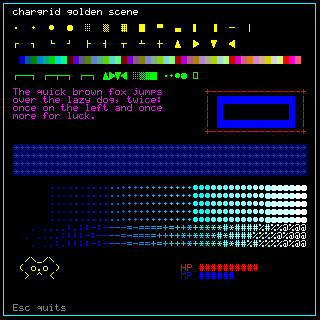
#> input picture tests/e2e/fixtures/chargrid/scene.png, 320 x 320 px
$ python img_to_c.py ../tests/e2e/fixtures/chargrid/scene.png out.png
#> lines starting #> are read from the running program, lines starting #| are printed output that depends on the picture
#!/usr/bin/env python3
"""
img_to_c.py — Convert an image to an RGB565 C header (LOGO_W, LOGO_H, logo_data).

Usage:
    python tools/img_to_c.py <input_image> <output_header>

Arguments:
    input_image    PNG, JPG, BMP, or any Pillow-supported format
    output_header  Destination .h file (required)

Requirements:
    pip install pillow

Notes:
    - Images larger than 200×200 are scaled down, preserving aspect ratio.
    - Transparent pixels are composited onto a black background.
    - Output is RGB565 in host byte order, matching the RGB565() macro in display.h.
    - After generating, rebuild with: make -j4 (from the build/ directory).
"""

import sys
from pathlib import Path

try:
    from PIL import Image
except ImportError:
    print("Error: Pillow is not installed.")
    print("Install it with:  pip install pillow")
    sys.exit(1)

MAX_W = 200
MAX_H = 200


def to_rgb565(r, g, b):
    return ((r & 0xF8) << 8) | ((g & 0xFC) << 3) | (b >> 3)


def convert(input_path: str, output_path: str) -> None:
#> called with input_path = '../tests/e2e/fixtures/chargrid/scene.png', output_path = 'out.png'
    img = Image.open(input_path).convert("RGBA")

    # Scale down if the image exceeds the maximum dimensions
    w, h = img.size
#> w = 320; h = 320
    if w > MAX_W or h > MAX_H:
        ratio = min(MAX_W / w, MAX_H / h)
#> ratio = 0.625
        w = max(1, int(w * ratio))
#> w = 200
        h = max(1, int(h * ratio))
#> h = 200
        img = img.resize((w, h), Image.LANCZOS)
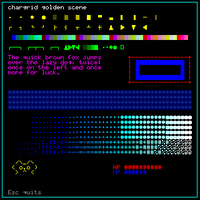
#> img: PIL image 200x200 RGBA; mean R, G, B, A 14.1, 20.5, 34.1, 255
        print(f"Resized to {w}×{h}")
#| Resized to 200×200

    # Convert each pixel to RGB565
    pixels = []
    for y in range(h):
        for x in range(w):
            r, g, b, a = img.getpixel((x, y))
            # Composite transparent pixels onto black
            if a < 255:
                r = (r * a) // 255
                g = (g * a) // 255
                b = (b * a) // 255
            pixels.append(to_rgb565(r, g, b))
#> after the loop, pixels = 40000 items

    # Write the C header
    source_name = Path(input_path).name
    with open(output_path, "w") as f:
        f.write("#pragma once\n")
        f.write("#include <stdint.h>\n\n")
        f.write("// Auto-generated by tools/img_to_c.py — do not edit manually.\n")
        f.write(f"// Source: {source_name}  ({w}×{h} px, RGB565)\n")
        f.write("//\n")
        f.write("// To regenerate:\n")
        f.write(f"//   python tools/img_to_c.py {source_name} {output_path}\n\n")
        f.write(f"#define LOGO_W {w}\n")
        f.write(f"#define LOGO_H {h}\n\n")
        f.write(f"static const uint16_t logo_data[{w * h}] = {{\n")

        cols_per_line = 8
        for i in range(0, len(pixels), cols_per_line):
            chunk = pixels[i : i + cols_per_line]
            line = "    " + ", ".join(f"0x{p:04X}" for p in chunk)
            if i + cols_per_line < len(pixels):
                line += ","
            f.write(line + "\n")
#> this loop made 5000 passes
#> (i, chunk) on passes 2 to 4: (8, [0, 0, 0, 0, 0, 0, 0, 0]), (16, [0, 0, 0, 0, 0, 0, 0, 0]), (24, [0, 0, 0, 0, 0, 0, 0, 0])

        f.write("};\n")

    size_bytes = w * h * 2
#> size_bytes = 80000
    print(f"Logo: {w}×{h} px, {size_bytes} bytes ({size_bytes / 1024:.1f} KB flash)")
#| Logo: 200×200 px, 80000 bytes (78.1 KB flash)
    print(f"Written → {output_path}")
    print("Rebuild with:  make -j4   (from your build/ directory)")


if __name__ == "__main__":
    if len(sys.argv) < 3:
        print(__doc__)
        sys.exit(1)

    input_path = sys.argv[1]
    output_path = sys.argv[2]

    if not Path(input_path).exists():
        print(f"Error: file not found: {input_path}")
        sys.exit(1)

    convert(input_path, output_path)
